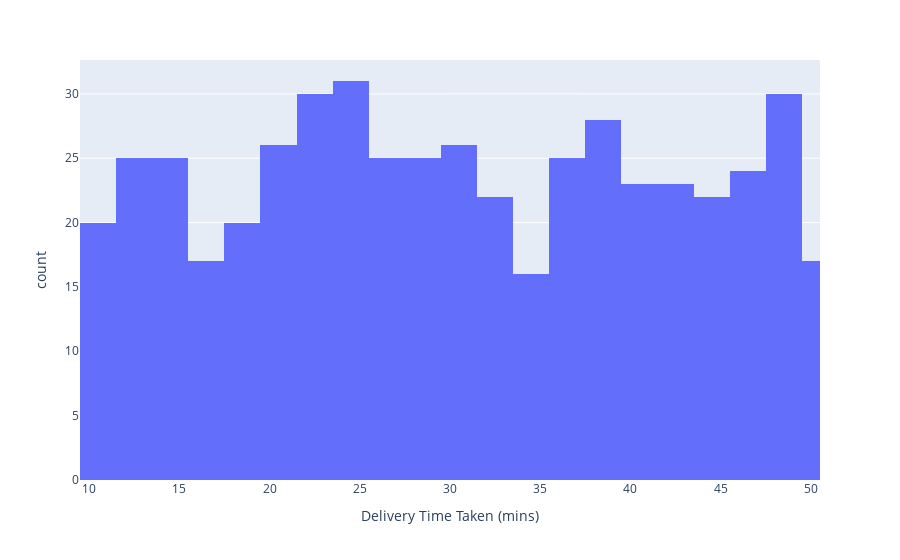

Notebook code for this chart:
### Code cell
fig = (px.histogram (
        df_compained , 
        x = 'Delivery Time Taken (mins)',
        range_x= [ 9.5, df_compained['Delivery Time Taken (mins)'].max ()+0.5],
        nbins=30
        



  )

)

fig.show()

### Figure 1 — Plotly figure (JSON) as saved in the notebook; plotly's stock layout.template omitted (floating-point values rounded to 4 significant figures; data arrays with more than 128 entries replaced by an {"elided": "..."} marker saying what was removed)
{"data": [{"alignmentgroup": "True", "bingroup": "x", "hovertemplate": "Delivery Time Taken (mins)=%{x}<br>count=%{y}<extra></extra>", "legendgroup": "", "marker": {"color": "#636efa", "pattern": {"shape": ""}}, "name": "", "nbinsx": 30, "offsetgroup": "", "orientation": "v", "showlegend": false, "type": "histogram", "x": {"elided": "500 int values"}, "xaxis": "x", "yaxis": "y"}], "layout": {"barmode": "relative", "legend": {"tracegroupgap": 0}, "margin": {"t": 60}, "xaxis": {"anchor": "y", "domain": [0, 1], "range": [9.5, 50.5], "title": {"text": "Delivery Time Taken (mins)"}}, "yaxis": {"anchor": "x", "domain": [0, 1], "title": {"text": "count"}}}}
